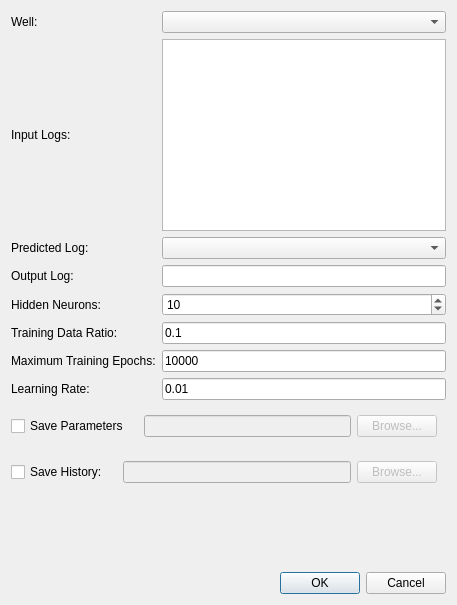
<?xml version="1.0" encoding="UTF-8"?>
<ui version="4.0">
 <class>NNLogDialog</class>
 <widget class="QDialog" name="NNLogDialog">
  <property name="geometry">
   <rect>
    <x>0</x>
    <y>0</y>
    <width>457</width>
    <height>605</height>
   </rect>
  </property>
  <property name="windowTitle">
   <string>Dialog</string>
  </property>
  <layout class="QVBoxLayout" name="verticalLayout">
   <item>
    <layout class="QGridLayout" name="gridLayout">
     <item row="3" column="1">
      <widget class="QLineEdit" name="leOutput"/>
     </item>
     <item row="1" column="1">
      <widget class="QListWidget" name="lwInput">
       <property name="selectionMode">
        <enum>QAbstractItemView::ExtendedSelection</enum>
       </property>
      </widget>
     </item>
     <item row="0" column="0">
      <widget class="QLabel" name="label">
       <property name="text">
        <string>Well:</string>
       </property>
      </widget>
     </item>
     <item row="1" column="0">
      <widget class="QLabel" name="label_2">
       <property name="text">
        <string>Input Logs:</string>
       </property>
      </widget>
     </item>
     <item row="0" column="1">
      <widget class="QComboBox" name="cbWell"/>
     </item>
     <item row="2" column="1">
      <widget class="QComboBox" name="cbPredicted"/>
     </item>
     <item row="2" column="0">
      <widget class="QLabel" name="label_3">
       <property name="text">
        <string>Predicted Log:</string>
       </property>
      </widget>
     </item>
     <item row="4" column="0">
      <widget class="QLabel" name="label_8">
       <property name="text">
        <string>Hidden Neurons:</string>
       </property>
      </widget>
     </item>
     <item row="3" column="0">
      <widget class="QLabel" name="label_4">
       <property name="text">
        <string>Output Log:</string>
       </property>
      </widget>
     </item>
     <item row="5" column="0">
      <widget class="QLabel" name="label_5">
       <property name="text">
        <string>Training Data Ratio:</string>
       </property>
      </widget>
     </item>
     <item row="6" column="0">
      <widget class="QLabel" name="label_6">
       <property name="text">
        <string>Maximum Training Epochs:</string>
       </property>
      </widget>
     </item>
     <item row="5" column="1">
      <widget class="QLineEdit" name="leTrainingRatio">
       <property name="text">
        <string>0.1</string>
       </property>
      </widget>
     </item>
     <item row="6" column="1">
      <widget class="QLineEdit" name="leTrainingEpochs">
       <property name="text">
        <string>10000</string>
       </property>
      </widget>
     </item>
     <item row="7" column="0">
      <widget class="QLabel" name="label_7">
       <property name="text">
        <string>Learning Rate:</string>
       </property>
      </widget>
     </item>
     <item row="7" column="1">
      <widget class="QLineEdit" name="leLearningRate">
       <property name="text">
        <string>0.01</string>
       </property>
      </widget>
     </item>
     <item row="4" column="1">
      <widget class="QSpinBox" name="sbNeurons">
       <property name="minimum">
        <number>1</number>
       </property>
       <property name="maximum">
        <number>1000</number>
       </property>
       <property name="value">
        <number>10</number>
       </property>
      </widget>
     </item>
    </layout>
   </item>
   <item>
    <layout class="QHBoxLayout" name="horizontalLayout_2">
     <item>
      <widget class="QCheckBox" name="cbParam">
       <property name="text">
        <string>Save Parameters</string>
       </property>
      </widget>
     </item>
     <item>
      <widget class="QWidget" name="wdParam" native="true">
       <property name="enabled">
        <bool>false</bool>
       </property>
       <layout class="QHBoxLayout" name="horizontalLayout">
        <item>
         <widget class="QLineEdit" name="leParamFile"/>
        </item>
        <item>
         <widget class="QPushButton" name="pbParamBrowse">
          <property name="text">
           <string>Browse...</string>
          </property>
         </widget>
        </item>
       </layout>
      </widget>
     </item>
    </layout>
   </item>
   <item>
    <layout class="QHBoxLayout" name="horizontalLayout_4">
     <item>
      <widget class="QCheckBox" name="cbHist">
       <property name="text">
        <string>Save History:</string>
       </property>
      </widget>
     </item>
     <item>
      <widget class="QWidget" name="wdHist" native="true">
       <property name="enabled">
        <bool>false</bool>
       </property>
       <layout class="QHBoxLayout" name="horizontalLayout_3">
        <item>
         <widget class="QLineEdit" name="leHist"/>
        </item>
        <item>
         <widget class="QPushButton" name="pbHistBrowse">
          <property name="text">
           <string>Browse...</string>
          </property>
         </widget>
        </item>
       </layout>
      </widget>
     </item>
    </layout>
   </item>
   <item>
    <spacer name="verticalSpacer">
     <property name="orientation">
      <enum>Qt::Vertical</enum>
     </property>
     <property name="sizeHint" stdset="0">
      <size>
       <width>20</width>
       <height>6</height>
      </size>
     </property>
    </spacer>
   </item>
   <item>
    <widget class="QDialogButtonBox" name="buttonBox">
     <property name="orientation">
      <enum>Qt::Horizontal</enum>
     </property>
     <property name="standardButtons">
      <set>QDialogButtonBox::Cancel|QDialogButtonBox::Ok</set>
     </property>
    </widget>
   </item>
  </layout>
 </widget>
 <tabstops>
  <tabstop>cbWell</tabstop>
  <tabstop>lwInput</tabstop>
  <tabstop>cbPredicted</tabstop>
  <tabstop>leOutput</tabstop>
  <tabstop>sbNeurons</tabstop>
  <tabstop>leTrainingRatio</tabstop>
  <tabstop>leTrainingEpochs</tabstop>
  <tabstop>leLearningRate</tabstop>
  <tabstop>cbParam</tabstop>
  <tabstop>leParamFile</tabstop>
  <tabstop>pbParamBrowse</tabstop>
  <tabstop>cbHist</tabstop>
  <tabstop>leHist</tabstop>
  <tabstop>pbHistBrowse</tabstop>
 </tabstops>
 <resources/>
 <connections>
  <connection>
   <sender>buttonBox</sender>
   <signal>accepted()</signal>
   <receiver>NNLogDialog</receiver>
   <slot>accept()</slot>
   <hints>
    <hint type="sourcelabel">
     <x>248</x>
     <y>254</y>
    </hint>
    <hint type="destinationlabel">
     <x>157</x>
     <y>274</y>
    </hint>
   </hints>
  </connection>
  <connection>
   <sender>buttonBox</sender>
   <signal>rejected()</signal>
   <receiver>NNLogDialog</receiver>
   <slot>reject()</slot>
   <hints>
    <hint type="sourcelabel">
     <x>316</x>
     <y>260</y>
    </hint>
    <hint type="destinationlabel">
     <x>286</x>
     <y>274</y>
    </hint>
   </hints>
  </connection>
  <connection>
   <sender>cbParam</sender>
   <signal>toggled(bool)</signal>
   <receiver>wdParam</receiver>
   <slot>setEnabled(bool)</slot>
   <hints>
    <hint type="sourcelabel">
     <x>77</x>
     <y>463</y>
    </hint>
    <hint type="destinationlabel">
     <x>265</x>
     <y>463</y>
    </hint>
   </hints>
  </connection>
  <connection>
   <sender>cbHist</sender>
   <signal>toggled(bool)</signal>
   <receiver>wdHist</receiver>
   <slot>setEnabled(bool)</slot>
   <hints>
    <hint type="sourcelabel">
     <x>65</x>
     <y>490</y>
    </hint>
    <hint type="destinationlabel">
     <x>413</x>
     <y>490</y>
    </hint>
   </hints>
  </connection>
 </connections>
</ui>
